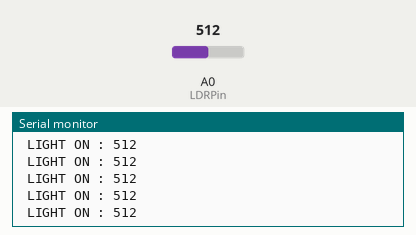
This sketch was run on a simulated Arduino Uno, built with avr-gcc and run on an emulated ATmega328P. Shown: the last lines printed to the serial monitor. The inputs (shaded band) are chosen by the test bench; at power-on: A0 (LDRPin) = 512.

Above: at 1.2 s.
1.3 s: A0 (LDRPin) set to 106
At 2.2 s:
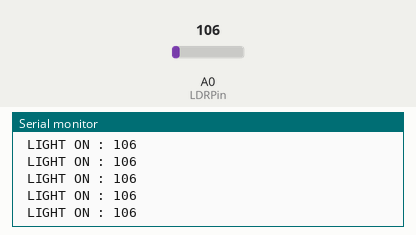
4.3 s: A0 (LDRPin) set to 91
At 5.3 s:
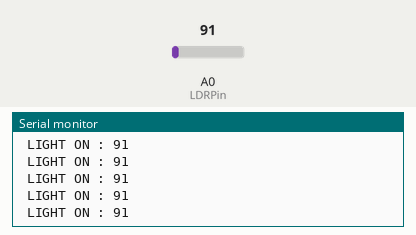
9.2 s: A0 (LDRPin) set to 11
At 9.7 s:
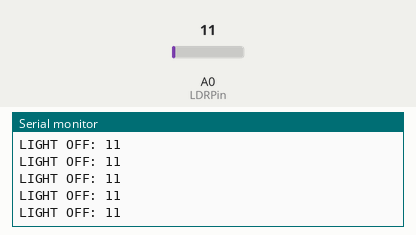
10.7 s: A0 (LDRPin) set to 8
At 11.7 s:
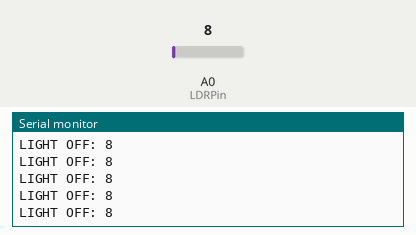
Timing chart, 0 to 13.7 s (numbered marks = the images above; inputs shaded):
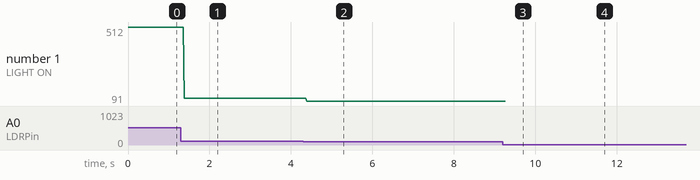

The sketch:

Codigo_LDR.ino
```cpp
const int LDRPin = A0;
int ldrStatus;

void setup() {
Serial.begin(9600);
pinMode(LDRPin, INPUT);
}
void loop() {

ldrStatus = analogRead(LDRPin);

if (ldrStatus >= 40) {
Serial.print(" LIGHT ON : ");

Serial.println(ldrStatus);

} else {

Serial.print("LIGHT OFF: ");

Serial.println(ldrStatus);
}
}
```

Measured:
- after the input at 1.3 s, the serial monitor: prints a new line after 0.08 s (image 1)
- after the input at 4.3 s, the serial monitor: prints a new line after 0.09 s (image 2)
- after the input at 9.2 s, the serial monitor: prints a new line after 0.08 s (image 3)
- after the input at 10.7 s, the serial monitor: prints a new line after 0.07 s (image 4)
- plotted number 1: 512 → 106 after the input at 1.3 s, 106 → 91 after the input at 4.3 s
